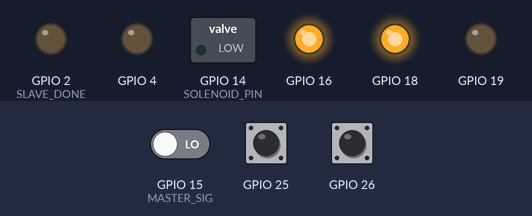
Simulated run of this program. Board: ESP32. On the bench: switched loads named in the program (green lamp = pin HIGH), output pins drawn as LEDs (lit = HIGH). The inputs (shaded band) are chosen by the test bench; at power-on: GPIO 15 (MASTER_SIG) LOW, GPIO 26 HIGH, GPIO 25 HIGH. Random numbers use the default seed unless the program sets one; what the program prints to the serial monitor is not drawn.

Above: at 0.8 s.
0.9 s: GPIO 15 (MASTER_SIG) driven HIGH
2.4 s: GPIO 15 (MASTER_SIG) driven LOW
3.9 s: GPIO 26 pulled LOW for 0.15 s
At 5.1 s:
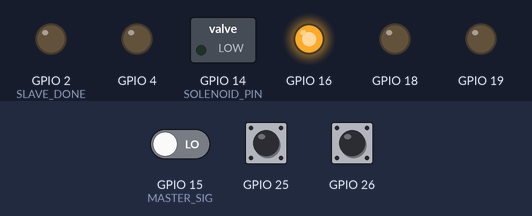
5.5 s: GPIO 15 (MASTER_SIG) driven HIGH
At 7.2 s:
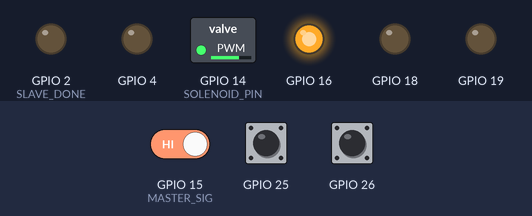
8.5 s: GPIO 15 (MASTER_SIG) driven LOW
At 11.4 s:
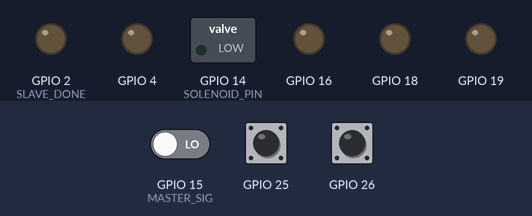
11.5 s: GPIO 15 (MASTER_SIG) driven HIGH
At 13.4 s:
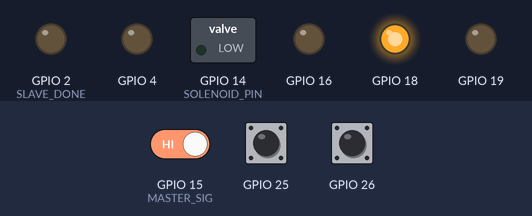
Timing chart, 0 to 14.9 s (numbered marks = the images above; inputs shaded):
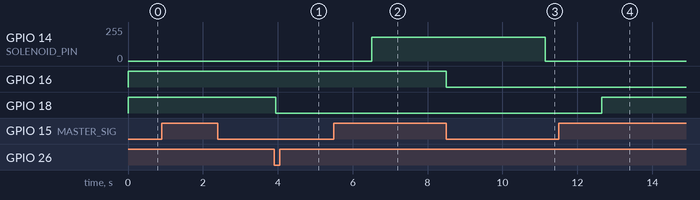

Measured:
- after the input at 2.4 s, every drawn part: stays the same
- after the input at 3.9 s, GPIO 18: HIGH → LOW at once
- after the input at 5.5 s, GPIO 14 (SOLENOID_PIN): 0/255 → 178/255 after 1.0 s
- after the input at 8.5 s, GPIO 14 (SOLENOID_PIN): 178/255 → 0/255 after 2.6 s
- after the input at 11.5 s, GPIO 18: LOW → HIGH after 1.1 s

The program:

main.cpp
```cpp
// ============================================================
// main.cpp — ESP32 ESCLAVO — Máquina de Garra (Claw Machine)
// ============================================================
// Periféricos en ESTE ESP (esclavo):
//   - Motor Y  (NEMA + DRV8825) — eje de profundidad
//   - Motor Z  (NEMA + DRV8825) — sube/baja la garra
//   - Motor C  (NEMA + DRV8825) — abre/cierra la garra
//   - 2 botones direccionales para eje Y (durante GAME)
//
// Comunicación con el MAESTRO — solo 2 cables:
//   MASTER_SIG (GPIO15): ENTRADA — único cable de señal del maestro al esclavo
//   SLAVE_DONE (GPIO2):  SALIDA  — el esclavo indica al maestro que terminó la fase
//
// Protocolo (el significado de MASTER_SIG depende del estado actual del esclavo):
//
//   Fase BEGIN:
//     maestro sube SIG=HIGH → esclavo mueve Y al centro
//     → maestro baja SIG=LOW → esclavo va a GAME_Y
//
//   Fase GARRA (durante GAME_Y):
//     maestro sube SIG=HIGH → esclavo ejecuta secuencia completa → esclavo sube DONE=HIGH
//     → maestro baja SIG=LOW → esclavo baja DONE=LOW → regresa a IDLE
// ============================================================

#include <stdio.h>
#include <stdint.h>
#include <stdbool.h>
#include <stdlib.h>
#include <esp_timer.h>
#include <esp_task_wdt.h>
#include <driver/gpio.h>

#include "stepmotor.h"   // NEMA + DRV8825 (2 pines: STEP, DIR) — motores Y y Z
#include "solenoid.h"    // Solenoide PWM (LEDC)                — garra
#include "dbutton.h"

// ============================================================
// CONSTANTES MECÁNICAS — ajustar según hardware real
// ============================================================
#define MM_PER_STEP         0.2f

// Eje Y
#define Y_AXIS_LENGTH_MM    550.0f
#define Y_MAX_STEPS         ((int32_t)(Y_AXIS_LENGTH_MM / MM_PER_STEP))  // 2750
#define Y_CENTER_STEPS      (Y_MAX_STEPS / 2)                            // 1375
#define Y_HOME_STEPS        0

// Eje Z (carro vertical)
#define Z_MAX_STEPS         1000   // pasos para bajar completamente — ajustar
#define Z_HOME_STEPS        0
// ============================================================
// VELOCIDAD
// ============================================================
#define STEP_DELAY_GAME_US        1000UL   // velocidad Y durante el juego
#define STEP_DELAY_TRAV_US        1000UL   // velocidad en secuencias automáticas (Z sube y baja igual)

// ============================================================
// TIEMPOS DE SOLENOIDE — ajustar según comportamiento deseado
// ============================================================
#define SOLENOID_HOLD_US    2000000UL  // 2 s con garra cerrada antes de subir Z
#define PRE_OPEN_DELAY_US    400000UL  // 0.4 s de pausa al llegar a Y=0 antes de abrir
#define SOLENOID_OPEN_US    1500000UL  // 1.5 s con garra abierta antes de volver a IDLE

// ============================================================
// DEBOUNCE
// ============================================================
#define DEBOUNCE_US  40000UL

// ============================================================
// PINES GPIO
// ============================================================

// Motor Y
#define MY_STEP  GPIO_NUM_19
#define MY_DIR   GPIO_NUM_18

// Motor Z (sube/baja garra)
#define MZ_STEP  GPIO_NUM_4
#define MZ_DIR   GPIO_NUM_16

// Solenoide de garra — PWM via LEDC
#define SOLENOID_PIN  GPIO_NUM_14

// Botones direccionales Y — pull-up: presionado = LOW (conectar a GND)
#define BTN_FWD  GPIO_NUM_26
#define BTN_BWD  GPIO_NUM_25

// Señales del maestro
#define MASTER_SIG   GPIO_NUM_15   // ENTRADA: único cable del maestro (BEGIN + TRIG según estado)
#define SLAVE_DONE   GPIO_NUM_2    // SALIDA:  HIGH = fase completada

// ============================================================
// MÁQUINA DE ESTADOS
// ============================================================
enum State {
    STATE_IDLE,        // Espera señal BEGIN del maestro
    STATE_BEGIN_Y,     // Mueve Y al centro (paralelo al BEGIN del maestro en X)
    STATE_GAME_Y,      // Botones controlan Y; espera TRIG para secuencia de garra
    STATE_CLAW_DOWN,   // Baja Z a fondo
    STATE_CLOSE_CLAW,  // Cierra garra
    STATE_CLAW_UP,     // Sube Z a home
    STATE_ZERO_Y,      // Regresa Y a home
    STATE_OPEN_CLAW,   // Abre garra
    STATE_DONE,        // Señala DONE al maestro y espera confirmación
    NUM_STATES
};
typedef State (*StateAction)();
struct StateNode { const char *name; StateAction on_loop; };

// ============================================================
// OBJETOS DE HARDWARE
// ============================================================
static StepperMotor    motorY(MY_STEP, MY_DIR, STEP_DELAY_GAME_US);
static StepperMotor    motorZ(MZ_STEP, MZ_DIR, STEP_DELAY_TRAV_US);
static Solenoid        solenoid(SOLENOID_PIN);
static DebouncedButton btnFwd(BTN_FWD, DEBOUNCE_US);
static DebouncedButton btnBwd(BTN_BWD, DEBOUNCE_US);

// ============================================================
// VARIABLES GLOBALES
// ============================================================
static bool    is_new_state   = true;
static int64_t state_start_us = 0;

static int32_t y_steps = 0;
static int32_t z_steps = 0;

static bool    high_torque_game = false;  // true 1 de cada 10 juegos

// ============================================================
// HELPERS
// ============================================================
static void onEnterState() {
    state_start_us = esp_timer_get_time();
}

static void stepY(int dir) {
    motorY.setDirection(dir > 0);
    if (motorY.update()) y_steps += (dir > 0) ? 1 : -1;
}

static void stepZ(int dir) {
    motorZ.setDirection(dir > 0);
    if (motorZ.update()) z_steps += (dir > 0) ? 1 : -1;
}


// ============================================================
// ESTADOS
// ============================================================

// IDLE — Espera que el maestro active MASTER_SIG para sincronizar el inicio
static State executeIdle() {
    if (is_new_state) onEnterState();

    if (gpio_get_level(MASTER_SIG) == 1)
        return STATE_BEGIN_Y;

    return STATE_IDLE;
}

// BEGIN_Y — Mueve Y al centro en paralelo con el maestro moviendo X al centro.
// Ambos se mueven simultáneamente; el esclavo espera al maestro si termina primero.
static State executeBeginY() {
    if (is_new_state) {
        onEnterState();
        motorY.setDelay(STEP_DELAY_TRAV_US);
    }

    // Seguir moviendo si no llegó al centro
    if      (y_steps < Y_CENTER_STEPS) { stepY(+1); return STATE_BEGIN_Y; }
    else if (y_steps > Y_CENTER_STEPS) { stepY(-1); return STATE_BEGIN_Y; }

    // Y en el centro — espera a que el maestro también llegue (BEGIN=LOW) para ir juntos a GAME
    if (gpio_get_level(MASTER_SIG) == 0)
        return STATE_GAME_Y;

    return STATE_BEGIN_Y;
}

// GAME_Y — Botones controlan Y libremente; espera TRIG del maestro para bajar la garra
static State executeGameY() {
    if (is_new_state) {
        onEnterState();
        motorY.setDelay(STEP_DELAY_GAME_US);
    }

    if (btnBwd.isPressed()) {
        if (y_steps < Y_MAX_STEPS) stepY(+1);
    } else if (btnFwd.isPressed()) {
        if (y_steps > Y_HOME_STEPS) stepY(-1);
    }

    if (gpio_get_level(MASTER_SIG) == 1)
        return STATE_CLAW_DOWN;

    return STATE_GAME_Y;
}

// CLAW_DOWN — Baja Z hasta el fondo; al entrar decide si este juego es de alto torque
static State executeClawDown() {
    if (is_new_state) {
        onEnterState();
        motorZ.setDelay(STEP_DELAY_TRAV_US);
        motorZ.resetTimer();
        int torque_roll  = rand() % 10;
        high_torque_game = (torque_roll == 0);
        printf("[SLAVE] Torque roll: %d → %s torque\n", torque_roll, high_torque_game ? "ALTO" : "bajo");
    }

    if (z_steps < Z_MAX_STEPS) { stepZ(+1); return STATE_CLAW_DOWN; }
    return STATE_CLOSE_CLAW;
}

// CLOSE_CLAW — Energiza el solenoide y espera SOLENOID_HOLD_US antes de subir Z
static State executeCloseClaw() {
    if (is_new_state) {
        onEnterState();
        if (high_torque_game) solenoid.highTorque();
        else                  solenoid.lowTorque();
    }
    if (esp_timer_get_time() - state_start_us >= SOLENOID_HOLD_US)
        return STATE_CLAW_UP;
    return STATE_CLOSE_CLAW;
}

// CLAW_UP — Sube Z de vuelta a home
static State executeClawUp() {
    if (is_new_state) {
        onEnterState();
        motorZ.setDelay(STEP_DELAY_TRAV_US);
        motorZ.resetTimer();
    }

    if (z_steps > Z_HOME_STEPS) { stepZ(-1); return STATE_CLAW_UP; }
    return STATE_DONE;   // garra arriba → avisar al maestro para regresar juntos
}

// DONE — Señala al maestro que la garra subió.
// Maestro baja TRIG y empieza ZERO_X; esclavo empieza ZERO_Y al mismo tiempo.
static State executeDone() {
    if (is_new_state) {
        onEnterState();
        gpio_set_level(SLAVE_DONE, 1);
        printf("[SLAVE] Garra arriba — regresando a home con el maestro\n");
    }

    if (gpio_get_level(MASTER_SIG) == 0) {
        gpio_set_level(SLAVE_DONE, 0);
        return STATE_ZERO_Y;   // maestro empieza ZERO_X, esclavo empieza ZERO_Y simultáneamente
    }
    return STATE_DONE;
}

// ZERO_Y — Regresa Y a home en paralelo con el maestro regresando X a home
static State executeZeroY() {
    if (is_new_state) {
        onEnterState();
        motorY.setDelay(STEP_DELAY_TRAV_US);
    }

    if      (y_steps > Y_HOME_STEPS) { stepY(-1); return STATE_ZERO_Y; }
    else if (y_steps < Y_HOME_STEPS) { stepY(+1); return STATE_ZERO_Y; }
    return STATE_OPEN_CLAW;
}

// OPEN_CLAW — Pausa breve al llegar a Y=0, luego abre el solenoide y espera SOLENOID_OPEN_US
static State executeOpenClaw() {
    if (is_new_state) onEnterState();

    uint64_t elapsed = esp_timer_get_time() - state_start_us;

    if (elapsed < PRE_OPEN_DELAY_US)
        return STATE_OPEN_CLAW;   // pausa antes de abrir

    solenoid.open();   // idempotente: solo cambia el duty cycle

    if (elapsed >= PRE_OPEN_DELAY_US + SOLENOID_OPEN_US)
        return STATE_IDLE;
    return STATE_OPEN_CLAW;
}

// ============================================================
// TABLA DE ESTADOS
// ============================================================
static StateNode state_table[NUM_STATES] = {
    { "IDLE",       executeIdle       },
    { "BEGIN_Y",    executeBeginY     },
    { "GAME_Y",     executeGameY      },
    { "CLAW_DOWN",  executeClawDown   },
    { "CLOSE_CLAW", executeCloseClaw  },
    { "CLAW_UP",    executeClawUp     },
    { "ZERO_Y",     executeZeroY      },
    { "OPEN_CLAW",  executeOpenClaw   },
    { "DONE",       executeDone       },
};

// ============================================================
// INICIALIZACIÓN DE GPIO
// ============================================================
static void setupGPIO() {
    // SLAVE_DONE — salida, arranca en LOW
    gpio_reset_pin(SLAVE_DONE);
    gpio_set_direction(SLAVE_DONE, GPIO_MODE_OUTPUT);
    gpio_set_level(SLAVE_DONE, 0);

    // MASTER_SIG — entrada con pull-down (evita disparo en flotante)
    gpio_reset_pin(MASTER_SIG);
    gpio_set_direction(MASTER_SIG, GPIO_MODE_INPUT);
    gpio_set_pull_mode(MASTER_SIG, GPIO_PULLDOWN_ONLY);
}

// ============================================================
// ENTRADA PRINCIPAL
// ============================================================
extern "C" void app_main() {
    esp_task_wdt_deinit();

    setupGPIO();

    motorY.begin();
    motorZ.begin();
    solenoid.begin();

    btnFwd.init();
    btnBwd.init();

    srand((unsigned int)esp_timer_get_time());

    printf("[SLAVE] Maquina de garra esclavo iniciada\n");

    State current_state = STATE_IDLE;
    State last_state    = STATE_IDLE;

    while (true) {
        if (state_table[current_state].on_loop)
            current_state = state_table[current_state].on_loop();

        if (current_state != last_state) {
            printf("[SLAVE] Estado: %s\n", state_table[current_state].name);
            last_state   = current_state;
            is_new_state = true;
        } else {
            is_new_state = false;
        }
    }
}
```

dbutton.cpp
```cpp
#include "dbutton.h"
#include <esp_timer.h>

// Constructor
DebouncedButton::DebouncedButton(gpio_num_t p, uint64_t debounce_us)  {
    pin = p;
    debounce_time_us = debounce_us;
    stable_state = true;
    last_reading = true;
    last_change_time = 0;
}

void DebouncedButton::init() {
    gpio_reset_pin(pin);
    gpio_set_direction(pin, GPIO_MODE_INPUT);
    gpio_set_pull_mode(pin, GPIO_PULLUP_ONLY);
    reset();
}

void DebouncedButton::reset() {
    stable_state = gpio_get_level(pin);
    last_reading = stable_state;
    last_change_time = esp_timer_get_time();
}

bool DebouncedButton::isPressed() {
    uint64_t now = esp_timer_get_time();
    bool reading = gpio_get_level(pin);

    if (reading != last_reading)
        last_change_time = now;

    if ((now - last_change_time) > debounce_time_us)
        stable_state = reading;

    last_reading = reading;

    // Return true if the stable state is 0 (Pressed due to pull-up)
    return (stable_state == 0);
}
```

dbutton.h
```cpp
#pragma once

#include <stdint.h>
#include <stdbool.h>
#include <driver/gpio.h>

class DebouncedButton {
private:
    gpio_num_t pin;
    uint64_t debounce_time_us;
    bool stable_state;
    bool last_reading;
    uint64_t last_change_time;

public:
    // Constructor
    DebouncedButton(gpio_num_t p, uint64_t debounce_us = 40000);

    void init(); // Initialize the hardware pin
    void reset(); // Call this once when entering a state to clear stale readings
    bool isPressed(); // Call this continuously in your state loop. Returns true if firmly pressed.
};
```

solenoid.cpp
```cpp
#include "solenoid.h"
#include "esp_err.h"

Solenoid::Solenoid(int gpio, ledc_channel_t channel, ledc_timer_t timer)
    : _gpio(gpio), _channel(channel), _timer(timer) {}

void Solenoid::begin()
{
    ledc_timer_config_t timer_cfg = {
        .speed_mode      = LEDC_LOW_SPEED_MODE,
        .duty_resolution = RESOLUTION,
        .timer_num       = _timer,
        .freq_hz         = FREQ_HZ,
        .clk_cfg         = LEDC_AUTO_CLK
    };
    ESP_ERROR_CHECK(ledc_timer_config(&timer_cfg));

    ledc_channel_config_t ch_cfg = {
        .gpio_num   = _gpio,
        .speed_mode = LEDC_LOW_SPEED_MODE,
        .channel    = _channel,
        .timer_sel  = _timer,
        .duty       = DUTY_OFF,
        .hpoint     = 0
    };
    ESP_ERROR_CHECK(ledc_channel_config(&ch_cfg));
}

void Solenoid::setDuty(uint32_t duty)
{
    ledc_set_duty(LEDC_LOW_SPEED_MODE, _channel, duty);
    ledc_update_duty(LEDC_LOW_SPEED_MODE, _channel);
}

void Solenoid::highTorque() { setDuty(DUTY_HIGH); }
void Solenoid::lowTorque()  { setDuty(DUTY_LOW);  }
void Solenoid::open()       { setDuty(DUTY_OFF);  }
```

solenoid.h
```cpp
#pragma once
#include "driver/ledc.h"

class Solenoid {
public:
    Solenoid(int gpio,
             ledc_channel_t channel = LEDC_CHANNEL_0,
             ledc_timer_t   timer   = LEDC_TIMER_0);

    void begin();       // inicializa PWM — llamar una vez en app_main
    void highTorque();  // ~90% duty → agarre fuerte
    void lowTorque();   // ~60% duty → agarre suave
    void open();        // 0% duty  → solenoide suelto

private:
    int            _gpio;
    ledc_channel_t _channel;
    ledc_timer_t   _timer;

    static constexpr uint32_t          FREQ_HZ    = 150;
    static constexpr ledc_timer_bit_t  RESOLUTION = LEDC_TIMER_10_BIT;
    static constexpr uint32_t          DUTY_OFF   = 0;
    static constexpr uint32_t          DUTY_LOW   = 716;  // ~60% de 1023
    static constexpr uint32_t          DUTY_HIGH  = 100;  // ~90% de 1023

    void setDuty(uint32_t duty);
};
```

stepmotor.cpp
```cpp
#include "stepmotor.h"
#include <esp_rom_sys.h>   // esp_rom_delay_us

StepperMotor::StepperMotor(gpio_num_t stepPin, gpio_num_t dirPin, uint32_t delayUs)
    : _stepPin(stepPin), _dirPin(dirPin), stepDelayUs(delayUs), lastTime(0), _forward(true) {}

void StepperMotor::begin() {
    gpio_reset_pin(_stepPin);
    gpio_set_direction(_stepPin, GPIO_MODE_OUTPUT);
    gpio_set_level(_stepPin, 0);

    gpio_reset_pin(_dirPin);
    gpio_set_direction(_dirPin, GPIO_MODE_OUTPUT);
    gpio_set_level(_dirPin, _forward ? 1 : 0);

    lastTime = esp_timer_get_time();
}

// Genera un pulso completo STEP por cada llamada cuando el timer lo permite.
// DRV8825 avanza en el flanco ascendente; ancho mínimo de pulso = 1.9 µs.
bool StepperMotor::update() {
    uint64_t now = esp_timer_get_time();
    if (now - lastTime >= stepDelayUs) {
        esp_rom_delay_us(1);          // garantiza TSET >= 650 ns del DRV8825 tras cambio de DIR
        gpio_set_level(_stepPin, 1);
        esp_rom_delay_us(2);          // cumple el mínimo de 1.9 µs del DRV8825
        gpio_set_level(_stepPin, 0);
        lastTime = now;
        return true;
    }
    return false;
}

void StepperMotor::setDirection(bool forward) {
    if (_forward == forward) return;  // evita escritura GPIO innecesaria si no cambia
    _forward = forward;
    gpio_set_level(_dirPin, forward ? 1 : 0);
}

void StepperMotor::resetTimer() {
    lastTime = esp_timer_get_time();
}

void StepperMotor::ReverseDirec() {
    setDirection(!_forward);
}

void StepperMotor::setDelay(uint32_t delayUs) {
    stepDelayUs = delayUs;
}
```

stepmotor.h
```cpp
#pragma once

#include <stdint.h>
#include <driver/gpio.h>
#include <esp_timer.h>

class StepperMotor {
public:
    StepperMotor(gpio_num_t stepPin, gpio_num_t dirPin, uint32_t delayUs);

    void begin();
    bool update();                   // Non-blocking; returns true if a step actually fired
    void setDelay(uint32_t delayUs);
    void setDirection(bool forward); // true = forward (DIR=HIGH), false = reverse (DIR=LOW)
    void resetTimer();               // Llama al entrar a un estado de movimiento; evita el primer paso instantáneo
    void ReverseDirec();

private:
    gpio_num_t _stepPin;
    gpio_num_t _dirPin;
    uint32_t   stepDelayUs;
    uint64_t   lastTime;
    bool       _forward;
};
```

Source omitted: stepper28.cpp (1238 bytes), stepper28.h (1059 bytes)
